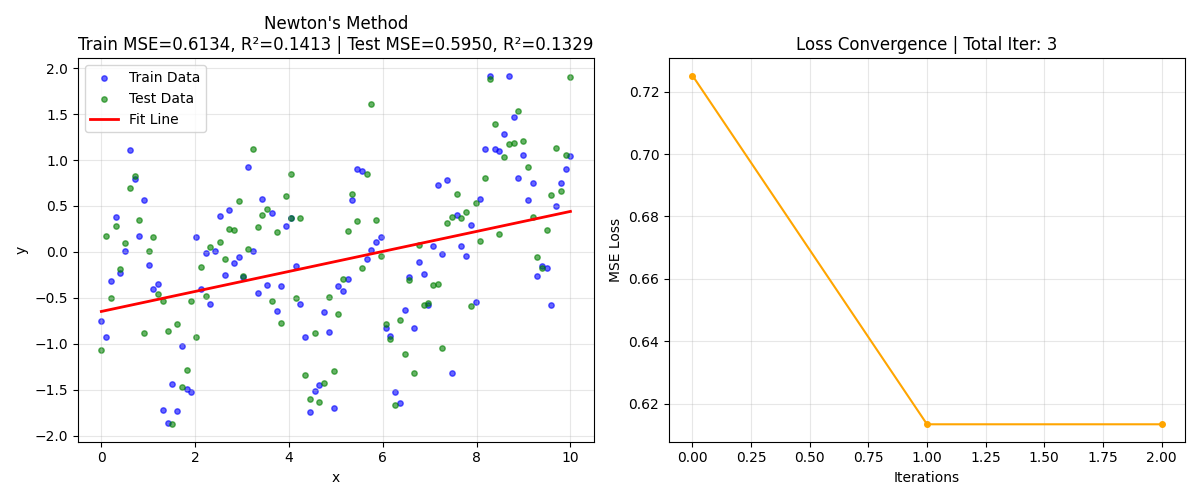

Write Python code to recreate this figure.
import numpy as np
import pandas as pd
import matplotlib
matplotlib.use('TkAgg')  # 解决PyCharm绘图报错
import matplotlib.pyplot as plt

# 读取Excel数据
train_df = pd.read_excel("Data4Regression.xlsx", sheet_name=0)
test_df = pd.read_excel("Data4Regression.xlsx", sheet_name=1)

x_train, y_train = train_df.iloc[:,0].values, train_df.iloc[:,1].values
x_test, y_test = test_df.iloc[:,0].values, test_df.iloc[:,1].values

X_train = np.c_[np.ones_like(x_train), x_train]
X_test = np.c_[np.ones_like(x_test), x_test]

# 牛顿法参数设置
epochs = 50     # 最大迭代次数（牛顿法收敛极快，无需大数值）
tol = 1e-8      # 收敛阈值
theta = np.zeros(2)  # 初始化参数 [b, w]
loss_history = []  # 记录损失变化

# 牛顿法迭代（二阶优化：梯度+海森矩阵）
for i in range(epochs):
    y_pred = X_train @ theta
    # 一阶梯度
    grad = X_train.T @ (y_pred - y_train)
    # 海森矩阵（二阶导数）
    hessian = X_train.T @ X_train
    # 更新参数：θ = θ - H⁻¹·grad
    theta -= np.linalg.inv(hessian) @ grad
    # 记录MSE损失
    loss = np.mean((y_train - y_pred) ** 2)
    loss_history.append(loss)
    # 收敛判断
    if i > 0 and abs(loss_history[-1] - loss_history[-2]) < tol:
        break

b, w = theta[0], theta[1]

# 预测值
y_train_pred = X_train @ theta
y_test_pred = X_test @ theta

# 计算MSE
train_mse = np.mean((y_train - y_train_pred) ** 2)
test_mse = np.mean((y_test - y_test_pred) ** 2)

# 计算R²【新增核心代码】
ss_res_train = np.sum((y_train - y_train_pred) ** 2)
ss_tot_train = np.sum((y_train - np.mean(y_train)) ** 2)
r2_train = 1 - (ss_res_train / ss_tot_train)

ss_res_test = np.sum((y_test - y_test_pred) ** 2)
ss_tot_test = np.sum((y_test - np.mean(y_test)) ** 2)
r2_test = 1 - (ss_res_test / ss_tot_test)

# 绘制双图：拟合结果 + 损失收敛曲线
plt.figure(figsize=(12, 5))
# 子图1：拟合直线
plt.subplot(1, 2, 1)
plt.scatter(x_train, y_train, color="blue", label="Train Data", s=15, alpha=0.6)
plt.scatter(x_test, y_test, color="green", label="Test Data", s=15, alpha=0.6)
x_line = np.linspace(0, 10, 100)
plt.plot(x_line, b + w*x_line, color="red", linewidth=2, label="Fit Line")
plt.title(f"Newton's Method\nTrain MSE={train_mse:.4f}, R²={r2_train:.4f} | Test MSE={test_mse:.4f}, R²={r2_test:.4f}")
plt.xlabel("x")
plt.ylabel("y")
plt.legend()
plt.grid(alpha=0.3)

# 子图2：损失收敛曲线（牛顿法迭代极少，带标记点）
plt.subplot(1, 2, 2)
plt.plot(loss_history, color="orange", linewidth=1.5, marker="o", markersize=4)
plt.title(f"Loss Convergence | Total Iter: {len(loss_history)}")
plt.xlabel("Iterations")
plt.ylabel("MSE Loss")
plt.grid(alpha=0.3)

plt.tight_layout()
plt.show()

# 控制台输出详细结果
print("="*60)
print("Newton's Method - Final Result")
print("="*60)
print(f"Intercept (b) = {b:.6f}")
print(f"Slope      (w) = {w:.6f}")
print("-"*60)
print(f"Train Set - MSE: {train_mse:.6f}, R²: {r2_train:.6f}")
print(f"Test Set  - MSE: {test_mse:.6f}, R²: {r2_test:.6f}")
print("-"*60)
print(f"Total Iterations: {len(loss_history)}")
print("="*60)
